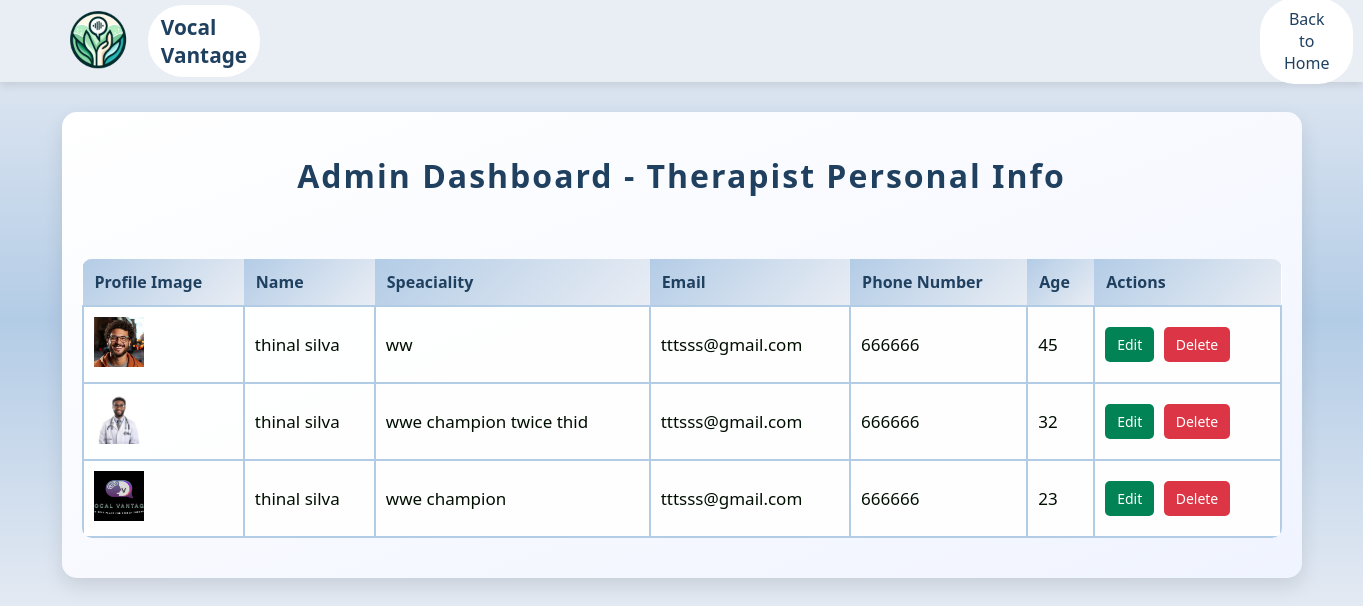
The app's page /Admin/therapist_personal_info.php with its own data.
### tables this page shows
CREATE TABLE IF NOT EXISTS `personal_info` (
  `id` int NOT NULL AUTO_INCREMENT,
  `filename` varchar(255) NOT NULL,
  `name` varchar(50) NOT NULL,
  `speaciality` varchar(200) NOT NULL,
  `email` varchar(20) NOT NULL,
  `phone_number` int NOT NULL,
  `age` int NOT NULL,
  PRIMARY KEY (`id`)
);

### Admin/therapist_personal_info.php (the view, shortened to what this page needs)
<?php
$connect = mysqli_connect("localhost", "root", "", "vocal_vantage");
$sql = "SELECT * FROM personal_info";
$result = mysqli_query($connect, $sql);
?>
<!DOCTYPE html>
<html lang="en">
<head>
</head>
<body>
    <header class="navbar">
    <img src="../Resourses/index/logo 01.png">
        <div class="logo">Vocal Vantage</div>
        <div class="auth-buttons">
            <a href="usermanagement.html"><button class="signup" >Back to Home</button></a>
        </div>
    </header>
    <div class="dashboard-container"><br>
        <h2>Admin Dashboard - Therapist Personal Info</h2><br>
        <?php if (mysqli_num_rows($result) > 0): ?>
            <table>
                <thead>
                    <tr>
                        <th>Profile Image</th>
                        <th>Name</th>
                        <th>Speaciality</th>
                        <th>Email</th>
                        <th>Phone Number</th>
                        <th>Age</th>
                        <th>Actions</th>
                    </tr>
                </thead>
                <tbody>
                    <?php while ($row = mysqli_fetch_assoc($result)): ?>
                        <tr>
                            <td><img src="../therapist/files/<?php echo htmlspecialchars($row['filename']); ?>" alt="Profile"></td>
                            <td><?php echo htmlspecialchars($row['name']); ?></td>
                            <td><?php echo htmlspecialchars($row['speaciality']); ?></td>
                            <td><?php echo htmlspecialchars($row['email']); ?></td>
                            <td><?php echo htmlspecialchars($row['phone_number']); ?></td>
                            <td><?php echo htmlspecialchars($row['age']); ?></td>
                            <td>
                            <a href="javascript:void(0);"
       class="edit-btn"
       onclick="openEditModal(<?php echo htmlspecialchars(json_encode($row)); ?>)">
        Edit
    </a>
    <a href="?delete=<?php echo $row['id']; ?>"
       onclick="return confirm('Are you sure you want to delete this record?');"
       class="delete-btn">Delete</a>
                            </td>
                        </tr>
                    <?php endwhile; ?>
                </tbody>
            </table>
        <?php else: ?>
            <p>No records found.</p>
        <?php endif; ?>
    </div>
</body>
</html>

### Admin/therapist_personal_info.php (style rules this page uses)
* { margin: 0; padding: 0; font-family: 'Segoe UI', Tahoma, Geneva, Verdana, sans-serif; }
body { background: linear-gradient( #E9EDF4,#b3cce6, #E9EDF4); min-height: 80vh; }
header { position: relative; height: 50px; }
.navbar { display: flex; align-items: center; padding: 1.0rem 3rem; background-color: #E9EDF4; box-shadow: 0 4px 8px rgba(0, 0, 0, 0.1); }
.navbar .logo { font-size: 1.3rem; font-weight: bold; color: #204060; background-color: #FFFFFF; padding: 0.5rem 0.8rem; border-radius: 35px; animation: slideIn 4s ease forwards; }
img { width: 100px; height: 100px; }
.navbar .auth-buttons { margin-left: 1000px; background-color: #FFFFFF; padding: 0.01rem 0.5rem; border-radius: 35px; }
.auth-buttons .signup { padding: 0.6rem 1.0rem; border: none; border-radius: 20px; cursor: pointer; font-size: 1rem; transition: background-color 0.3s, color 0.3s; }
.auth-buttons .signup { background-color: transparent; color: #204060; }
.dashboard-container { max-width: 1200px; margin: 30px auto; padding: 20px; background: linear-gradient(to bottom right, #ffffff, #f0f4ff); box-shadow: 0 8px 20px rgba(0, 0, 0, 0.1); border-radius: 15px; overflow: hidden; }
h2 { text-align: center; color: #204060; margin-bottom: 20px; font-size: 2rem; letter-spacing: 2px; animation: slideIn 1s ease-in-out; }
table { width: 100%; border-collapse: collapse; margin-bottom: 20px; background-color: #fff; margin-top: 20px; background: rgba(255, 255, 255, 0.9); border-radius: 10px; overflow: hidden; }
table thead { background: linear-gradient(135deg, #b3cce6, #E9EDF4); color: #204060; }
table th, table td { padding: 12px 15px; text-align: left; font-size: 14px; border-bottom: 1px solid #ddd; }
table th { background: linear-gradient(135deg, #b3cce6, #E9EDF4); color: #204060; padding: 12px; text-align: left; font-size: 1rem; }
table td { padding: 10px; border: 2px solid #b3cce6; font-size: 17px; cursor: pointer; color: #000E00; }
table tr { transition: background-color 0.3s ease, transform 0.3s ease; }
table img { width: 50px; height: 50px; align-items: center; object-fit: cover; }
a.edit-btn, a.delete-btn { text-decoration: none; font-size: 14px; padding: 8px 12px; border-radius: 5px; margin-right: 5px; display: inline-block; transition: background-color 0.3s, color 0.3s, transform 0.3s; }
a.edit-btn { background-color: #028355; color: white; animation: pulse 2s infinite alternate; }
a.delete-btn { background-color: #dc3545; color: white; }

### records on screen
personal_info: filename (picture), name "thinal silva", speaciality "ww", email "tttsss@gmail.com", phone_number "666666", age "45"
personal_info: filename (picture), name "thinal silva", speaciality "wwe champion twice thid", email "tttsss@gmail.com", phone_number "666666", age "32"
personal_info: filename (picture), name "thinal silva", speaciality "wwe champion", email "tttsss@gmail.com", phone_number "666666", age "23"
